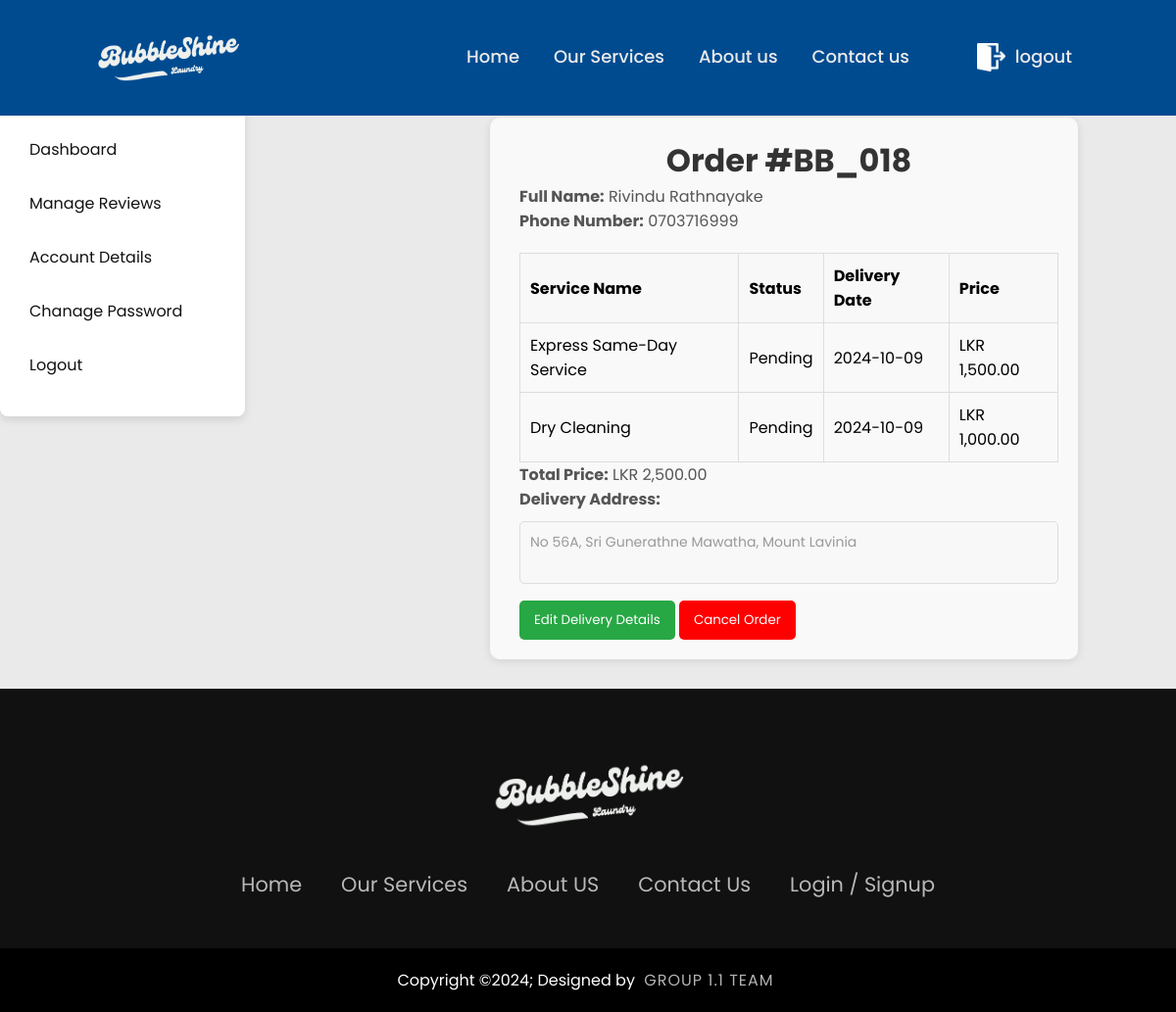
Screenshot of /account/user-panel/view-order.php?order_id=18 (signed in) with the database file from the repository.
### tables this page shows
CREATE TABLE IF NOT EXISTS `orders` (
  `order_id` int NOT NULL AUTO_INCREMENT,
  `customer_id` int NOT NULL,
  `order_date` datetime DEFAULT CURRENT_TIMESTAMP,
  `total_amount` decimal(10,2) NOT NULL,
  `status` varchar(20) NOT NULL,
  `delivery_address` varchar(255) NOT NULL,
  `payment_status` varchar(20) NOT NULL,
  `tracking_number` varchar(100) DEFAULT NULL,
  PRIMARY KEY (`order_id`),
  KEY `customer_id` (`customer_id`)
);

CREATE TABLE IF NOT EXISTS `users` (
  `id` int NOT NULL AUTO_INCREMENT,
  `username` varchar(50) DEFAULT NULL,
  `password` varchar(255) DEFAULT NULL,
  `email` varchar(100) DEFAULT NULL,
  `created_at` timestamp NOT NULL DEFAULT CURRENT_TIMESTAMP,
  `address` varchar(255) DEFAULT NULL,
  `phone_number` varchar(15) DEFAULT NULL,
  `first_name` varchar(255) NOT NULL,
  `last_name` varchar(255) NOT NULL,
  PRIMARY KEY (`id`),
  UNIQUE KEY `username` (`username`)
);

CREATE TABLE IF NOT EXISTS `service_orders` (
  `service_order_id` int NOT NULL AUTO_INCREMENT,
  `order_id` int NOT NULL,
  `service_id` int NOT NULL,
  `order_date` datetime DEFAULT CURRENT_TIMESTAMP,
  `status` varchar(20) NOT NULL,
  `service_date` datetime NOT NULL,
  `delivery_address` varchar(255) DEFAULT NULL,
  `payment_status` varchar(20) NOT NULL,
  `notes` text,
  PRIMARY KEY (`service_order_id`),
  KEY `order_id` (`order_id`),
  KEY `service_id` (`service_id`)
);

CREATE TABLE IF NOT EXISTS `services` (
  `service_id` int NOT NULL AUTO_INCREMENT,
  `service_name` varchar(255) NOT NULL,
  `description` text,
  `price` decimal(10,2) NOT NULL,
  PRIMARY KEY (`service_id`)
);

### account/user-panel/view-order.php (the view, shortened to what this page needs)
<?php
include('../../global-assets/db.php');
$user_id = $_SESSION['user_id'];
$userQuery = $connection->prepare("SELECT first_name, last_name, phone_number FROM users WHERE id = ?");
$userQuery->bind_param("i", $user_id);
$userQuery->execute();
$userResult = $userQuery->get_result();
$user = $userResult->fetch_assoc();
$order_id = $_GET['order_id'];
$orderQuery = $connection->prepare("SELECT * FROM orders WHERE order_id = ? AND customer_id = ?");
$orderQuery->bind_param("ii", $order_id, $user_id);
$orderQuery->execute();
$orderResult = $orderQuery->get_result();
$order = $orderResult->fetch_assoc();
$serviceQuery = $connection->prepare("SELECT so.service_id, s.service_name, so.status, so.service_date, s.price
                                      FROM service_orders so
                                      JOIN services s ON so.service_id = s.service_id
                                      WHERE so.order_id = ?");
$serviceQuery->bind_param("i", $order_id);
$serviceQuery->execute();
$serviceResult = $serviceQuery->get_result();
$totalPrice = 0;
?>
<!DOCTYPE html>
<html lang="en">
<head>
    <link rel="stylesheet" href="../../css/view-order.css">
    <link rel="stylesheet" href="../../css/header-footer-sidebar.css">
    <link rel="stylesheet" href="../../css/position.css">
</head>
<body>
    <div class="order-container">
        <h1>Order #BB_0<?php echo $order['order_id']; ?></h1>
        <p><strong>Full Name:</strong> <?php echo $user['first_name'] . ' ' . $user['last_name']; ?></p>
        <p><strong>Phone Number:</strong> <?php echo $user['phone_number']; ?></p>
        <table>
            <thead>
                <tr>
                    <th>Service Name</th>
                    <th>Status</th>
                    <th>Delivery Date</th>
                    <th>Price</th>
                </tr>
            </thead>
            <tbody>
                <?php while ($service = $serviceResult->fetch_assoc()) : ?>
                    <tr>
                        <td><?php echo $service['service_name']; ?></td>
                        <td><?php echo $service['status']; ?></td>
                        <td><?php echo date('Y-m-d', strtotime($service['service_date'])); ?></td>
                        <td>LKR <?php echo number_format($service['price'], 2); ?></td>
                    </tr>
                    <?php $totalPrice += $service['price']; ?>
                <?php endwhile; ?>
            </tbody>
        </table>
        <p><strong>Total Price:</strong> LKR <?php echo number_format($totalPrice, 2); ?></p>
        <p><strong>Delivery Address:</strong>
            <textarea id="address" disabled><?php echo $order['delivery_address']; ?></textarea>
        </p>
        <?php if ($order['status'] != 'Shipped') : ?>
            <button onclick="enableEdit()">Edit Delivery Details</button>
        <?php endif; ?>
        <?php if ($order['status'] == 'Pending') : ?>
    <button id="cancel-btn" onclick="cancelOrder()">Cancel Order</button>
    <?php endif; ?>
    </div>
</body>
</html>

### css/view-order.css (style rules this page uses)
.order-container { width: 50%; margin: 0; margin-top: 20px; margin-bottom: 30px; padding: 20px; background-color: #f9f9f9; box-shadow: 0 2px 10px rgba(0, 0, 0, 0.1); border-radius: 10px; }
h1 { text-align: center; color: #333; }
p { font-size: 16px; color: #555; }
table { width: 100%; border-collapse: collapse; margin-top: 20px; }
table th, table td { padding: 10px; border: 1px solid #ddd; text-align: left; }
table th { background-color: #f8f8f8; }
button { background-color: #28a745; color: white; padding: 10px 15px; border: none; border-radius: 5px; cursor: pointer; margin-top: 10px; }
textarea, input[type="datetime-local"] { width: 100%; padding: 10px; margin-top: 10px; border: 1px solid #ddd; border-radius: 5px; font-size: 14px; resize: none; }
textarea[disabled], input[disabled] { background-color: #f8f8f8; color: #999; }
#cancel-btn { background-color: red; }

### css/header-footer-sidebar.css (style rules this page uses)
* { margin: 0; padding: 0; box-sizing: border-box; font-family: 'Poppins', sans-serif; }
body { background: #eaeaea; padding-top: 100px; }
.header { position: fixed; top: 0; left: 0; width: 100%; padding:30px 8%; background: #004B90; display: flex; justify-content: space-between; align-items: center; z-index:100; }
.header img { width: 150px; height: auto; float: left; margin-right: 20px; }
.navbar { display:flex; flex: 1; justify-content: center; gap: 15px; margin-left: 200px; }
.navbar a { font-size: 18px; color: #eaeaea; text-decoration: none; font-weight: 500; margin: 10px; transition: .3s; }
#login { margin-left: auto; }
#login-image { width: 29px !important; height: auto; margin-right: 10px; vertical-align: middle; filter: invert(100%) sepia(100%) saturate(0%) hue-rotate(200deg); }
.footerContainer { background-color: #111; }
.footerContainer { width: 100%; padding: 70px 30px 20px ; }
.footerContainer img { width:200px; height:auto; }
.footerNav { margin: 30px 0; }
.footerNav ul { display: flex; justify-content: center; list-style-type: none; }
.footerNav ul li a { color:white; margin: 20px; text-decoration: none; font-size: 1.3em; opacity: 0.7; transition: 0.5s; }
.footerBottom { background-color: #000; padding: 20px; text-align: center; }
.footerBottom p { color: white; }
.designer { opacity: 0.7; text-transform: uppercase; letter-spacing: 1px; font-weight: 400; margin: 0px 5px; }
.sidebar { width: 300px; background-color: #ffffff; padding: 20px; display: flex; flex-direction: column; justify-content: flex-start; box-shadow: 0 4px 8px rgba(0, 0, 0, 0.1); border-radius: 8px; }
nav { width: 100%; }
nav ul { list-style-type: none; padding: 0; margin: 0; }
nav ul li { margin: 10px 0; }
nav ul li a { color: #121212; text-decoration: none; display: block; padding: 10px; border-radius: 4px; transition: background-color 0.3s; }

### css/position.css (style rules this page uses)
body { position: relative; }
.sidebar { position: absolute; left: 0; width: 250px; }
.order-container { margin-left: 500px; padding-left: 30px; }

### rows the page displays
orders: order_id "18", delivery_address "No 56A, Sri Gunerathne Mawatha, Mount Lavinia"
users: first_name "Rivindu", last_name "Rathnayake", phone_number "0703716999"
service_orders: service.service_name "Express Same-Day Service", status "Pending", service_date "2024-10-09", service.price "1,500.00"
service_orders: service.service_name "Dry Cleaning", status "Pending", service_date "2024-10-09", service.price "1,000.00"

### other values shown
$totalPrice "2,500.00"
